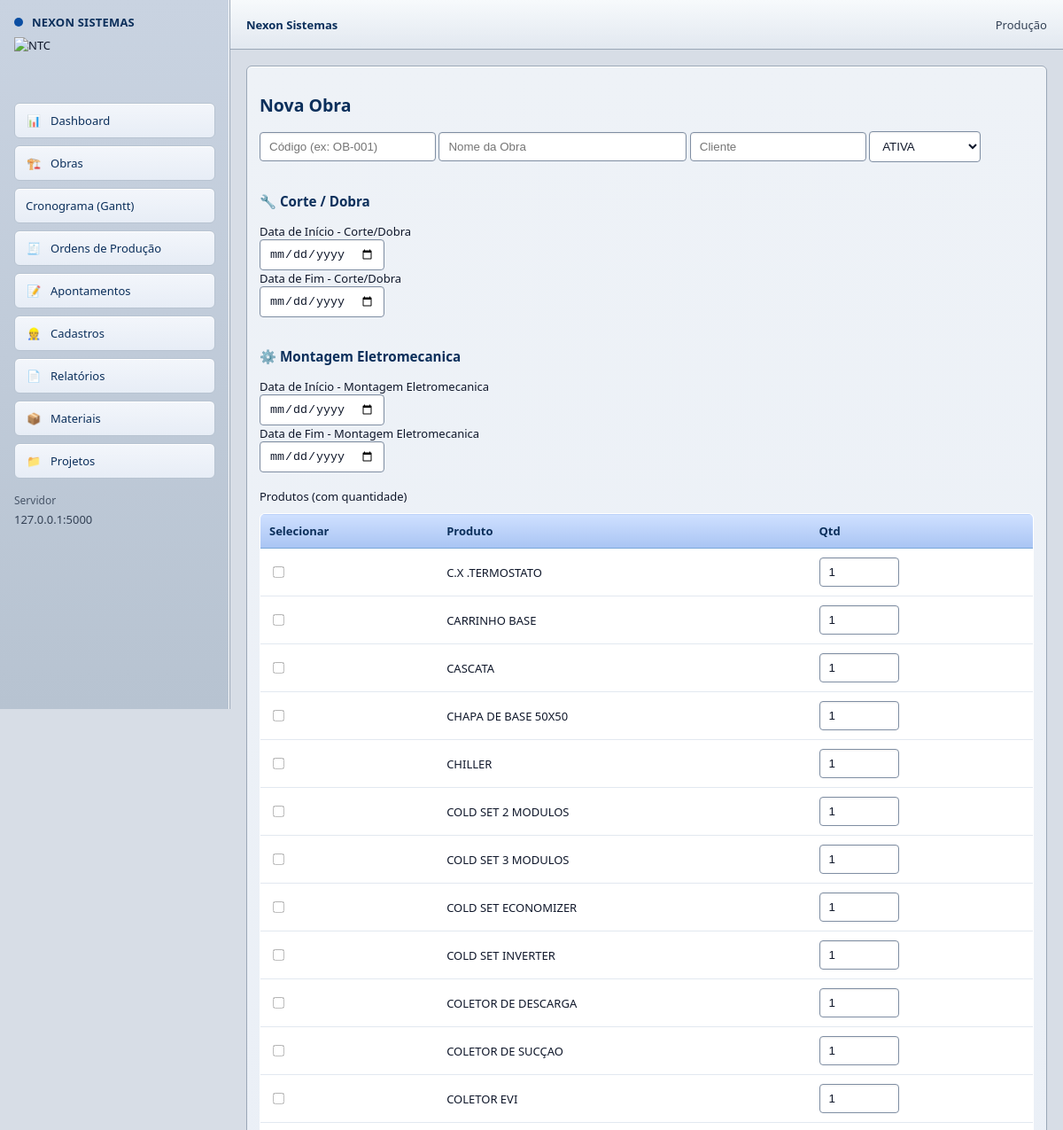
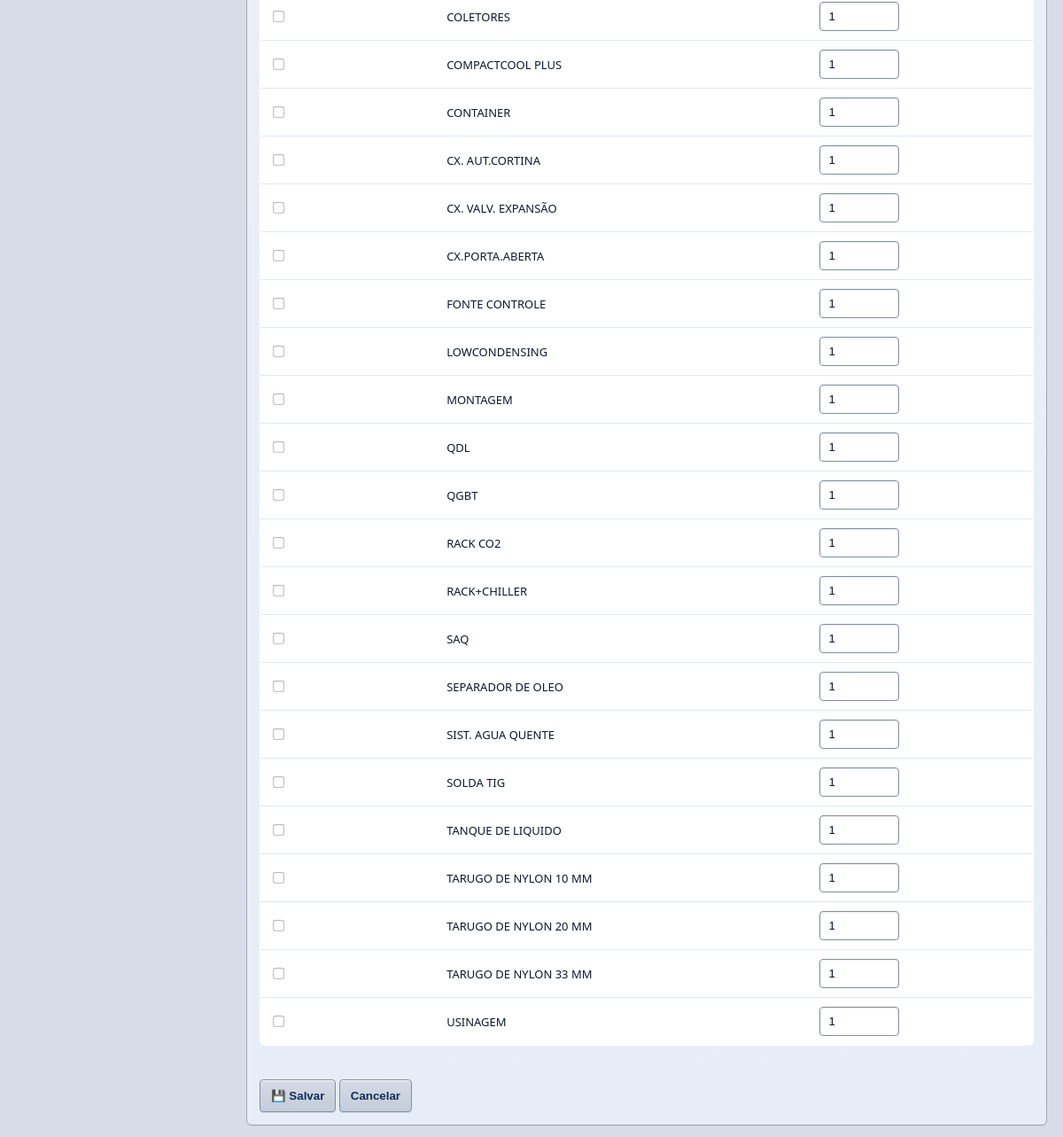
The page /obras/nova (signed in) on the database its author committed (2 pictures, top to bottom).
### app.py (models this page shows)
class Produto(db.Model):
    __tablename__ = "produto"
    __table_args__ = {"extend_existing": True}
    id = db.Column(db.Integer, primary_key=True)
    nome = db.Column(db.String(120), nullable=False, unique=True)
    ativo = db.Column(db.Boolean, default=True)

### app.py (the view)
@app.route("/obras/nova", methods=["GET"])
@requer_permissao("criar_obra")
def obra_nova():
    produtos = Produto.query.filter_by(ativo=True).order_by(Produto.nome.asc()).all()
    return render_template("obra_form.html", produtos=produtos)

### app.py (called while the page is built, shortened)
@app.after_request
def set_security_headers(response):
    response.headers['Cache-Control'] = 'no-store, no-cache, must-revalidate, max-age=0'
    response.headers['Pragma'] = 'no-cache'
    response.headers['Expires'] = '0'
    response.headers['X-Content-Type-Options'] = 'nosniff'
    response.headers['X-Frame-Options'] = 'DENY'
    response.headers['X-XSS-Protection'] = '1; mode=block'
    return response

@app.before_request
def verificar_autenticacao():
    rotas_publicas = ['/login', '/static', '/api', '/apresentacao']

def requer_permissao(acao):
    def decorator(f):
        @wraps(f)
        def decorated_function(*args, **kwargs):
            if 'usuario_id' not in session:
                return redirect(url_for("login"))
            usuario = Usuario.query.get(session['usuario_id'])
            if not usuario:
                session.clear()
                return redirect(url_for("login"))
            if not usuario.tem_permissao(acao):
                print(f"[PERMISSAO] Acesso negado para {usuario.email} em {acao}")
                return render_template("erro_permissao.html", mensagem=f"Você não tem permissão para {acao}"), 403
            print(f"[PERMISSAO] Acesso permitido para {usuario.email} em {acao}")
            return f(*args, **kwargs)
        return decorated_function
    return decorator

    def tem_permissao(self, acao, etapa_nome=None):
        permissoes = {
            "ADMIN": ["criar_obra", "editar_obra", "deletar_obra", "criar_op", "editar_op", "deletar_op", "criar_tarefa", "editar_tarefa", "deletar_tarefa", "visualizar"],
            "GERENTE": ["criar_op", "editar_op", "criar_tarefa", "editar_tarefa", "visualizar"],
            "OPERADOR": ["editar_tarefa", "visualizar"],
            "ESPECIALISTA": ["criar_tarefa", "editar_tarefa", "deletar_tarefa", "visualizar"],
            "VISUALIZADOR": ["visualizar"]
        }
        if acao not in permissoes.get(self.tipo, []):
            return False
        return True

### templates/obra_form.htmL (shortened to what this page needs)
{% extends "base.html" %}
{% block content %}
<div class="card">
  <h2>Nova Obra</h2>
<form method="post" action="{{ url_for('obra_criar') }}">
    <div class="row">
      <input name="codigo" placeholder="Código (ex: OB-001)" required>
      <input name="nome" placeholder="Nome da Obra" required style="min-width:280px">
      <input name="cliente" placeholder="Cliente">
      <select name="status">
        <option value="ATIVA">ATIVA</option>
      </select>
    </div>
    <br>
    <h3 style="color: #d97706;">🔧 Corte / Dobra</h3>
    <div class="row">
      <div>
        <label>Data de Início - Corte/Dobra</label><br>
        <input type="date" name="corte_dobra_inicio">
      </div>
      <div>
        <label>Data de Fim - Corte/Dobra</label><br>
        <input type="date" name="corte_dobra_fim">
      </div>
    </div>
    <br>
    <h3 style="color: #059669;">⚙️ Montagem Eletromecanica</h3>
    <div class="row">
      <div>
        <label>Data de Início - Montagem Eletromecanica</label><br>
        <input type="date" name="montagem_eletro_inicio">
      </div>
      <div>
        <label>Data de Fim - Montagem Eletromecanica</label><br>
        <input type="date" name="montagem_eletro_fim">
      </div>
    </div>
    <br>
    <label>Produtos (com quantidade)</label>
    <table style="margin-top:10px">
      <tr>
        <th>Selecionar</th>
        <th>Produto</th>
        <th>Qtd</th>
      </tr>
      {% for p in produtos %}
      <tr>
        <td><input type="checkbox" name="produtos_ids" value="{{ p.id }}"></td>
        <td>{{ p.nome }}</td>
        <td><input type="number" name="qtd_{{ p.id }}" value="1" min="1" style="width:90px"></td>
      </tr>
      {% endfor %}
    </table>
    <br>
    <div class="row">
      <button type="submit">💾 Salvar</button>
      <a href="{{ url_for('obras') }}"><button type="button">Cancelar</button></a>
    </div>
  </form>
</div>
{% endblock %}

### static/sistema.css (style rules this page uses)
:root { --sap-bg:#d7dde6; --sap-panel:#eef2f7; --sap-panel2:#e2e8f0; --sap-line:#9aa7b7; --sap-line2:#b7c3d1; --sap-text:#0f172a; --sap-muted:#334155; --sap-blue:#0b4ea2; --sap-blue2:#2b6cb0; --sap-btn:#d5dbe5; --sap-btn2:#c4ccd8; --sap-green:#2e7d32; --sap-orange:#b45309; --sap-red:#b91c1c; }
html, body { background:var(--sap-bg) !important; color:var(--sap-text) !important; font-family:Tahoma, "Segoe UI", Arial, sans-serif !important; font-size:13px !important; }
.card { background:linear-gradient(180deg,var(--sap-panel),#e7edf6) !important; border:1px solid var(--sap-line) !important; border-radius:6px !important; box-shadow: inset 0 1px 0 #ffffff, 0 1px 0 rgba(0,0,0,.05) !important; }
h1,h2,h3,.title { color:#0b2f5b !important; font-weight:700 !important; }
table { background:#fff !important; border:1px solid var(--sap-line) !important; border-radius:6px !important; overflow:hidden !important; }
th { background:linear-gradient(180deg,#cfe0ff,#a9c4f3) !important; color:#0b2f5b !important; border-bottom:1px solid #7aa7d9 !important; font-weight:700 !important; }
td { border-bottom:1px solid #e2e8f0 !important; color:#0f172a !important; }
input, select, textarea { background:#ffffff !important; border:1px solid #7f8ea3 !important; border-radius:4px !important; padding:8px 10px !important; color:#0f172a !important; box-shadow: inset 0 1px 2px rgba(0,0,0,.08), inset 0 0 0 1px rgba(255,255,255,.55) !important; }
button, .btn, input[type="submit"] { background:linear-gradient(180deg,var(--sap-btn),var(--sap-btn2)) !important; border:1px solid #7f8ea3 !important; border-radius:4px !important; color:#0b2f5b !important; font-weight:700 !important; box-shadow: inset 0 1px 0 #ffffff, 0 1px 0 rgba(0,0,0,.08) !important; }

### templates/base.html (style rules this page uses)
:root { --bg:#0a0f1a; --panel:#0f172a; --panel2:#0b1220; --stroke:#22324a; --txt:#f1f5f9; --muted:#a9b3c3; --brand:#0b5fff; --brand2:#1e88ff; --ok:#16a34a; --warn:#f59e0b; --bad:#dc2626; }
* { box-sizing:border-box }
body { margin:0; font-family: Arial, Helvetica, sans-serif; background: var(--bg); color: var(--txt); }
a { color:inherit;text-decoration:none }
.card { background: rgba(15,23,42,.92); border:1px solid rgba(255,255,255,.06); border-radius:14px; padding:14px; margin-bottom:14px; box-shadow: 0 10px 28px rgba(0,0,0,.38); }
table { width:100%;border-collapse:collapse }
th,td { border-bottom:1px solid rgba(255,255,255,.06);padding:10px;text-align:left }
th { color:var(--muted);font-weight:800 }
input,select,button { padding:10px 12px;border-radius:10px; border:1px solid rgba(255,255,255,.10); background: #0b1220; color: var(--txt); outline:none; }
button { cursor:pointer }

### rows shown on the page
Produto: nome "C.X .TERMOSTATO"
Produto: nome "CARRINHO BASE"
Produto: nome "CASCATA"
Produto: nome "CHAPA DE BASE 50X50"
Produto: nome "CHILLER"
Produto: nome "COLD SET 2 MODULOS"
Produto: nome "COLD SET 3 MODULOS"
Produto: nome "COLD SET ECONOMIZER"
Produto: nome "COLD SET INVERTER"
Produto: nome "COLETOR DE DESCARGA"
Produto: nome "COLETOR DE SUCÇAO"
Produto: nome "COLETOR EVI"
Produto: nome "COLETORES"
Produto: nome "COMPACTCOOL PLUS"
Produto: nome "CONTAINER"
Produto: nome "CX. AUT.CORTINA"
Produto: nome "CX. VALV. EXPANSÃO"
Produto: nome "CX.PORTA.ABERTA"
Produto: nome "FONTE CONTROLE"
Produto: nome "LOWCONDENSING", id "1"
Produto: nome "MONTAGEM"
Produto: nome "QDL"
Produto: nome "QGBT"
Produto: nome "RACK CO2"
Produto: nome "RACK+CHILLER"
Produto: nome "SAQ"
Produto: nome "SEPARADOR DE OLEO"
Produto: nome "SIST. AGUA QUENTE"
Produto: nome "SOLDA TIG"
Produto: nome "TANQUE DE LIQUIDO"
Produto: nome "TARUGO DE NYLON 10 MM"
Produto: nome "TARUGO DE NYLON 20 MM"
Produto: nome "TARUGO DE NYLON 33 MM"
Produto: nome "USINAGEM"
